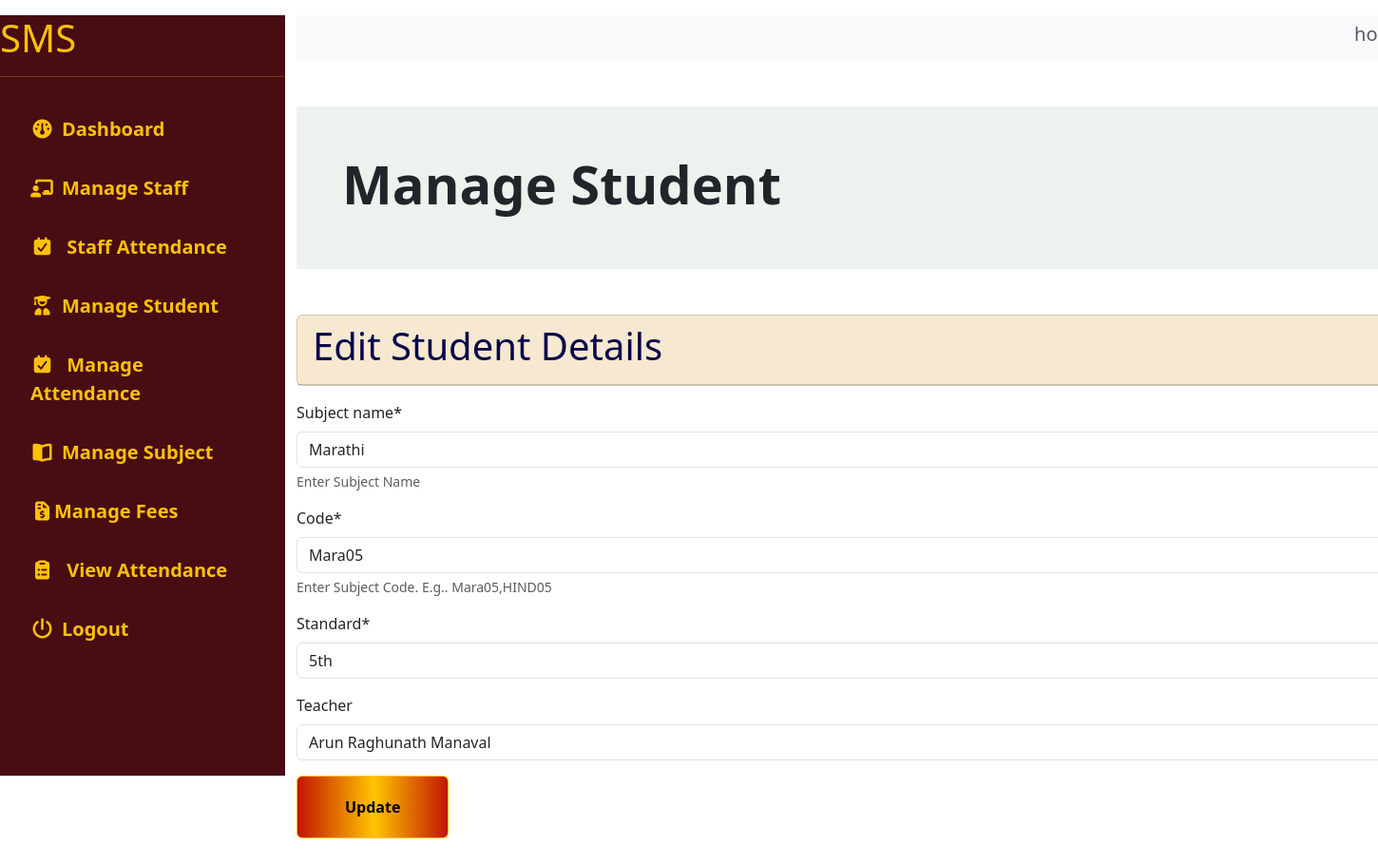
Screenshot of /subject/edit_subject/1 with the database file from the repository.
### subject/models.py (models this page shows, shortened)
class Subject(models.Model):
    subject_name=models.CharField(max_length=150,help_text="Enter Subject Name")
    code=models.CharField(max_length=100,help_text="Enter Subject Code. E.g.. Mara05,HIND05")
    standard=models.ForeignKey(Standard,on_delete=models.CASCADE)
    teacher=models.ForeignKey(Teacher,on_delete=models.SET_NULL,null=True,blank=True,related_name="subjects")

### subject/views.py (the view)
# urls.py: path('edit_subject/<int:pk>',views.edit_subject,name="edit_subject"),
def edit_subject(request,pk):
    form=get_object_or_404(Subject,pk=pk)
    if request.method=="POST":
        form=SubjectForm(request.POST,instance=form)
        if form.is_valid():
            form.save()
            return redirect('subject_list')
    form=SubjectForm(instance=form)
    context={'form':form}
    return render(request,'subject/edit_subject.html',context)

### subject/forms.py
class SubjectForm(forms.ModelForm):
    class Meta:
        model=Subject
        fields=('subject_name','code','standard','teacher')

### subject/models.py (called while the page is built)
    def __str__(self):
        return self.name

    def  __str__(self):
        return self.staff.full_name

### templates/subject/edit_subject.html (shortened to what this page needs)
{% extends 'base/base.html' %}
{% block content %}
{%  load crispy_forms_tags %}
{% include 'base/sidebar.html' %}
<div class="container mt-3" style="margin-left:300px;">
    <div class="navbar navbar-expand-lg bg-body-tertiary">
        <h5 class="ms-auto me-5 text-muted ">home</h5>
    </div>
    <div class="mt-5 p-5" style="background:#edf2ef;">
        <h1 class="display-4 fw-bold">Manage Student</h1>
    </div>
    <div class="card mt-5" style="background:#fdf0d5;">
        <div class="card-header d-flex justify-content-between">
            <h1 style="color:#08044a;">Edit Student Details</h1>
        </div>
    </div>
    <div class="card-body mt-3">
        <form action="" method="POST">
            {{form | crispy }}
            <button type="submit" class="btn btn-warning fw-bold mb-5" style="padding:20px 50px;background:linear-gradient(to right, #c21500 0%, #ffc500  51%, #c21500  100%)">Update</button>
        </form>
    </div>
</div>
{% endblock %}

### rows the page displays
Subject: subject_name "Marathi", code "Mara05", standard "5th", teacher "Arun Raghunath Manaval"
